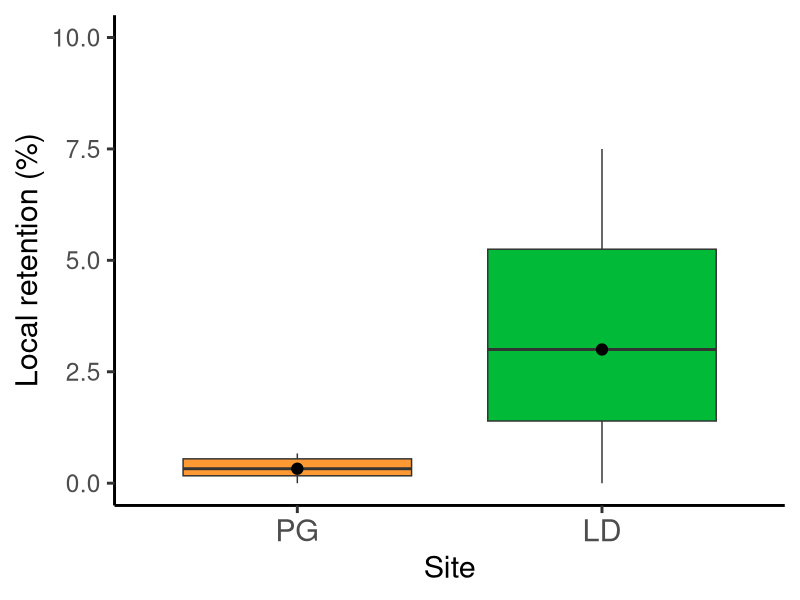
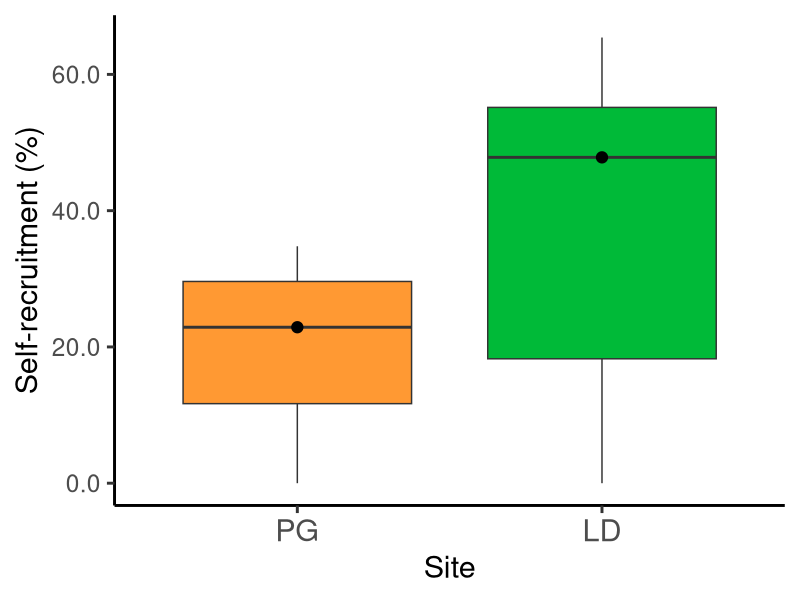
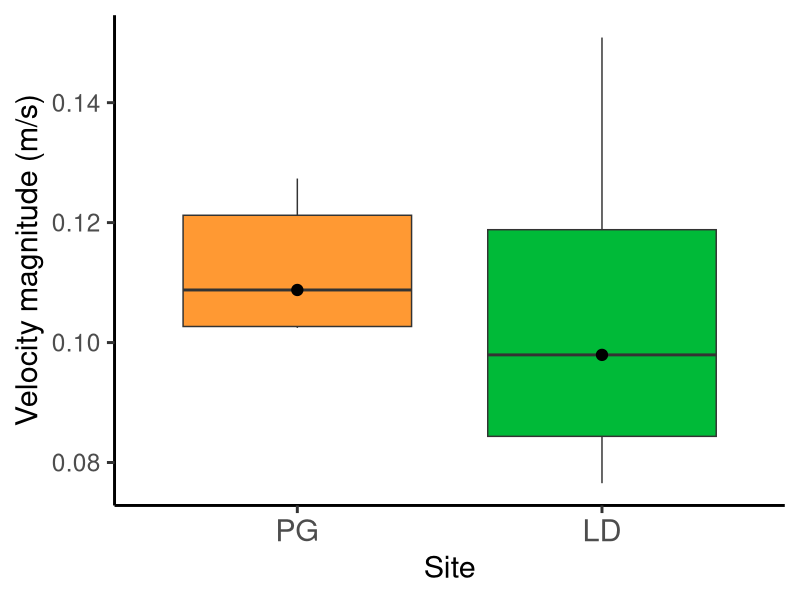
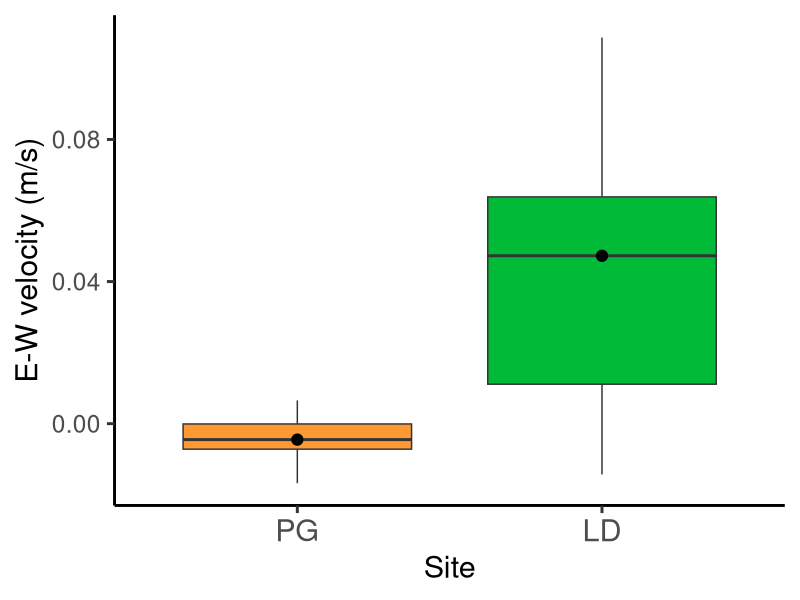
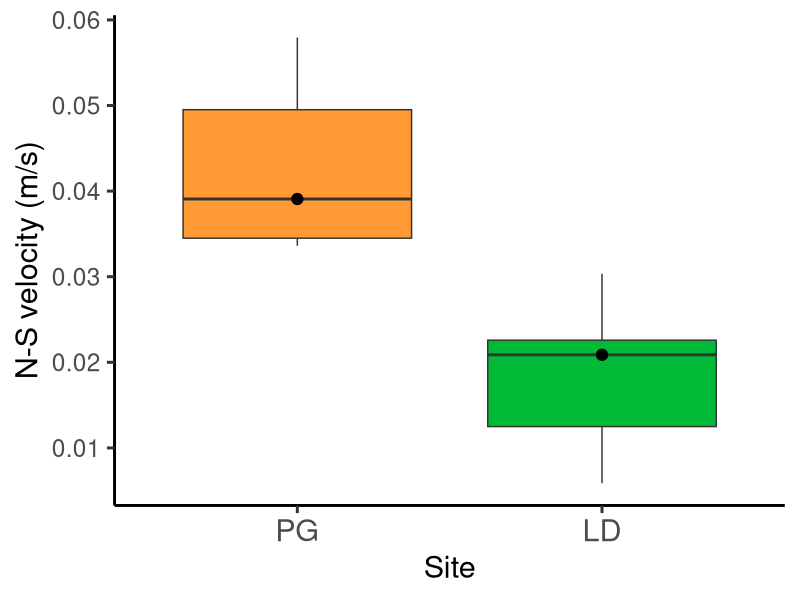
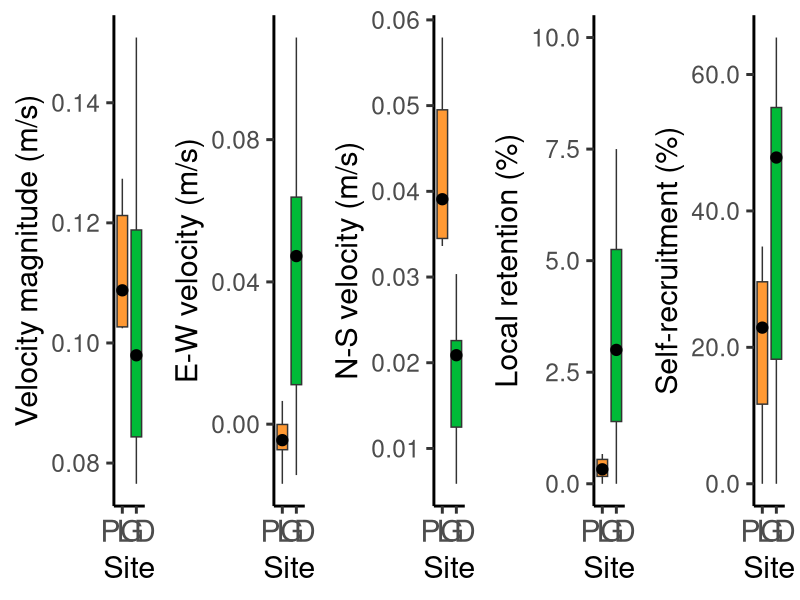

Here is the R script that generated these plots, in order:
LRSR_flow<-read.csv("LRSR_flow.csv")
LRSR_flow <-subset(LRSR_flow,LRSR_flow$Month=="May"|
                     LRSR_flow$Month=="June"|LRSR_flow$Month=="July")# for the same month period between Puerto Galera (PG) and Laguingingan
LRSR_flow$Site <- factor(LRSR_flow$Site, levels = c("PG","LD") )



library(ggplot2)
library(ggpubr)

## Flow velocity at three or two points in each site 

LR_plot<-ggplot(LRSR_flow,aes(x=Site,y=LR*100,fill=Site))+
  scale_fill_manual(values =  c("#FF9933","#00BA38")) +
  xlab("Site")+ ylab("Local retention (%)")+geom_boxplot()+
  theme_classic(base_size = 22, base_family = "sans")+ 
  stat_summary(fun=median, geom="point", size=3.5)+
  scale_shape_manual(values=c(18,1))+ guides(fill="none")+
  scale_y_continuous(limits = c(0,10) ,labels = scales::number_format(accuracy = 0.1))+
  theme(axis.text.x=element_text(size=22))
LR_plot
SR_plot<-ggplot(LRSR_flow,aes(x=Site,y=SR*100,fill=Site))+
  scale_fill_manual(values =  c("#FF9933","#00BA38")) +
  xlab("Site")+ ylab("Self-recruitment (%)")+geom_boxplot()+
  theme_classic(base_size = 22, base_family = "sans")+ 
  stat_summary(fun=median, geom="point", size=3.5)+
  scale_shape_manual(values=c(18,1))+ guides(fill="none")+
  scale_y_continuous(labels = scales::number_format(accuracy = 0.1))+
  theme(axis.text.x=element_text(size=22))
SR_plot

Mag6dmean_plot<-ggplot(LRSR_flow,aes(x=Site,y=Mean_mag6d,fill=Site))+
  scale_fill_manual(values =  c("#FF9933","#00BA38")) +
  xlab("Site")+ ylab("Velocity magnitude (m/s)")+geom_boxplot()+
  theme_classic(base_size = 22, base_family = "sans")+ 
  stat_summary(fun=median, geom="point", size=3.5)+
  scale_shape_manual(values=c(18,1))+ guides(fill="none")+
  scale_y_continuous(labels = scales::number_format(accuracy = 0.01))+
  theme(axis.text.x=element_text(size=22))
Mag6dmean_plot


East6dmean_plot<-ggplot(LRSR_flow,aes(x=Site,y=Mean_east6d,fill=Site))+
  scale_fill_manual(values =  c("#FF9933","#00BA38")) +
  xlab("Site")+ ylab("E-W velocity (m/s)")+geom_boxplot()+
  theme_classic(base_size = 22, base_family = "sans")+ 
  stat_summary(fun=median, geom="point", size=3.5)+
  scale_shape_manual(values=c(18,1))+ guides(fill="none")+
  scale_y_continuous(labels = scales::number_format(accuracy = 0.01))+
  theme(axis.text.x=element_text(size=22))
East6dmean_plot

North6dmean_plot<-ggplot(LRSR_flow,aes(x=Site,y=Mean_north6d,fill=Site))+
  scale_fill_manual(values =  c("#FF9933","#00BA38")) +
  xlab("Site")+ ylab("N-S velocity (m/s)")+geom_boxplot()+
  theme_classic(base_size = 22, base_family = "sans")+ 
  stat_summary(fun=median, geom="point", size=3.5)+
  scale_shape_manual(values=c(18,1))+ guides(fill="none")+
  scale_y_continuous(labels = scales::number_format(accuracy = 0.01))+
  theme(axis.text.x=element_text(size=22))
North6dmean_plot

ggarrange(Mag6dmean_plot,East6dmean_plot,North6dmean_plot,LR_plot,SR_plot,
          ncol = 5, nrow = 1)

